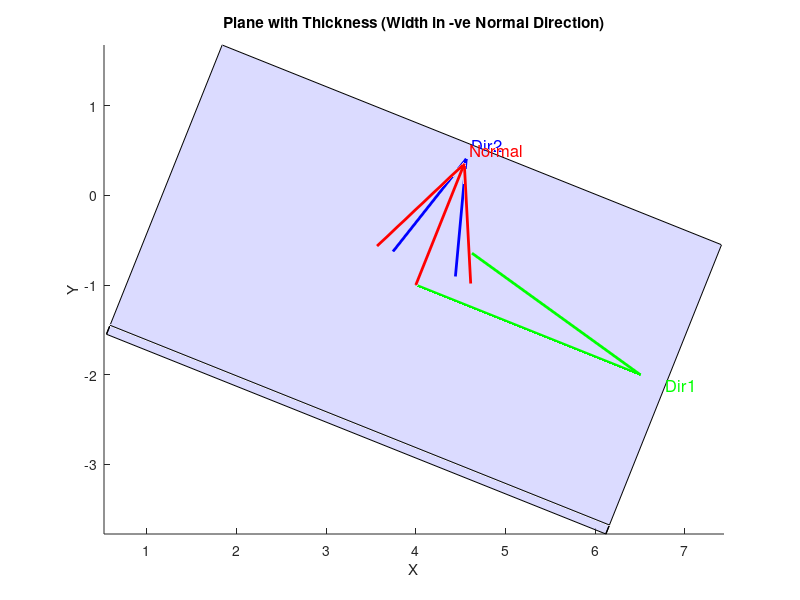

Source code (MATLAB):
%% Plane Parameters
planeCenter = [4, -1, 2];           % Center of the plane
planeNormal = [0.2, 0.5, 0.84];       % Given normal (not necessarily unit length)
planeNormal = planeNormal / norm(planeNormal);  % Normalize the normal

% Define the extents (half-lengths) along two in-plane directions
halfWidth = 3;    % extent along first in-plane direction
halfLength = 2;   % extent along second in-plane direction

% Define the thickness (width) along the negative normal direction
thickness = 0.2;  % small width in -ve normal direction

%% Compute two orthonormal vectors in the plane
% Pick a temporary vector not parallel to planeNormal
if abs(dot(planeNormal, [0,0,1])) < 0.99
    tempVec = [0,0,1];
else
    tempVec = [0,1,0];
end
inPlane1 = cross(planeNormal, tempVec);
inPlane1 = inPlane1 / norm(inPlane1);
inPlane2 = cross(planeNormal, inPlane1);
inPlane2 = inPlane2 / norm(inPlane2);

%% Define the "top" face of the plane (the patch in the plane)
corner1 = planeCenter + halfWidth*inPlane1 + halfLength*inPlane2;
corner2 = planeCenter - halfWidth*inPlane1 + halfLength*inPlane2;
corner3 = planeCenter - halfWidth*inPlane1 - halfLength*inPlane2;
corner4 = planeCenter + halfWidth*inPlane1 - halfLength*inPlane2;
topFace = [corner1; corner2; corner3; corner4];

%% Define the "bottom" face by offsetting the top face along -planeNormal
bottomFace = topFace - thickness * planeNormal;

%% Plot the Plane with Thickness
figure;
hold on;
% Plot top face
patch('Vertices', topFace, 'Faces', [1 2 3 4], 'FaceColor', [0.8 0.8 1], 'FaceAlpha', 0.7);
% Plot bottom face
patch('Vertices', bottomFace, 'Faces', [1 2 3 4], 'FaceColor', [0.8 0.8 1], 'FaceAlpha', 0.7);
% Connect corresponding edges to give the appearance of thickness
for i = 1:4
    plot3([topFace(i,1) bottomFace(i,1)], [topFace(i,2) bottomFace(i,2)], [topFace(i,3) bottomFace(i,3)], 'k-', 'LineWidth', 1);
end

axis equal;
xlabel('X'); ylabel('Y'); zlabel('Z');
title('Plane with Thickness (Width in -ve Normal Direction)');

%% Plot the Normal Axis from the Plane Center
normalLength = max(halfWidth, halfLength);
quiver3(planeCenter(1), planeCenter(2), planeCenter(3), ...
    planeNormal(1)*normalLength, planeNormal(2)*normalLength, planeNormal(3)*normalLength, ...
    'Color','r','LineWidth',2, 'MaxHeadSize',0.5);
text(planeCenter(1)+planeNormal(1)*normalLength, ...
     planeCenter(2)+planeNormal(2)*normalLength, ...
     planeCenter(3)+planeNormal(3)*normalLength, 'Normal','FontSize',12,'Color','r');

%% Optionally, Plot the In-Plane Axes
quiver3(planeCenter(1), planeCenter(2), planeCenter(3), ...
    inPlane1(1)*halfWidth, inPlane1(2)*halfWidth, inPlane1(3)*halfWidth, ...
    'Color','g','LineWidth',2, 'MaxHeadSize',0.5);
quiver3(planeCenter(1), planeCenter(2), planeCenter(3), ...
    inPlane2(1)*halfLength, inPlane2(2)*halfLength, inPlane2(3)*halfLength, ...
    'Color','b','LineWidth',2, 'MaxHeadSize',0.5);
text(planeCenter(1)+inPlane1(1)*halfWidth, planeCenter(2)+inPlane1(2)*halfWidth, planeCenter(3)+inPlane1(3)*halfWidth, 'Dir1','FontSize',12,'Color','g');
text(planeCenter(1)+inPlane2(1)*halfLength, planeCenter(2)+inPlane2(2)*halfLength, planeCenter(3)+inPlane2(3)*halfLength, 'Dir2','FontSize',12,'Color','b');

hold off;
